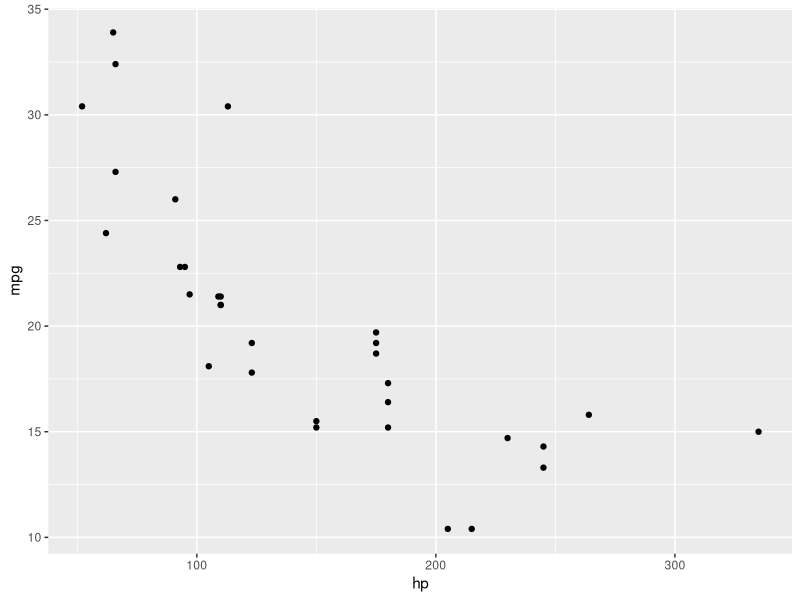
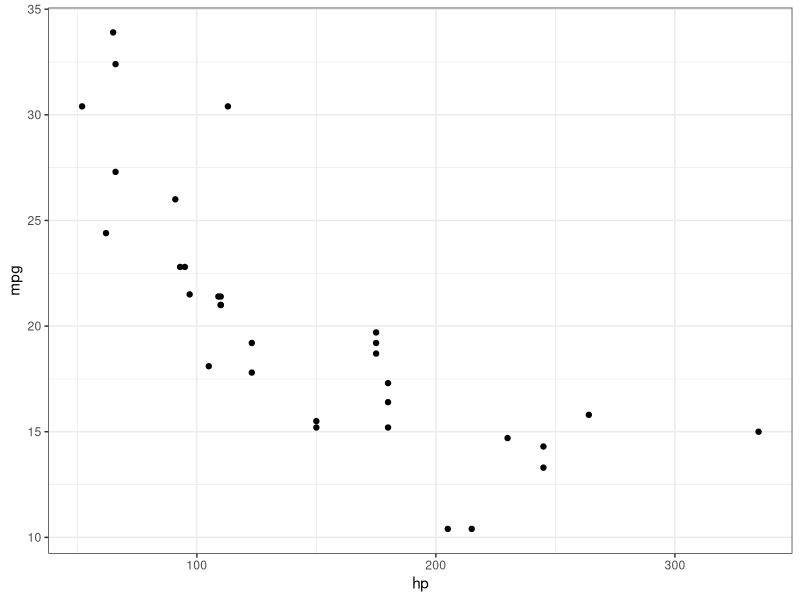
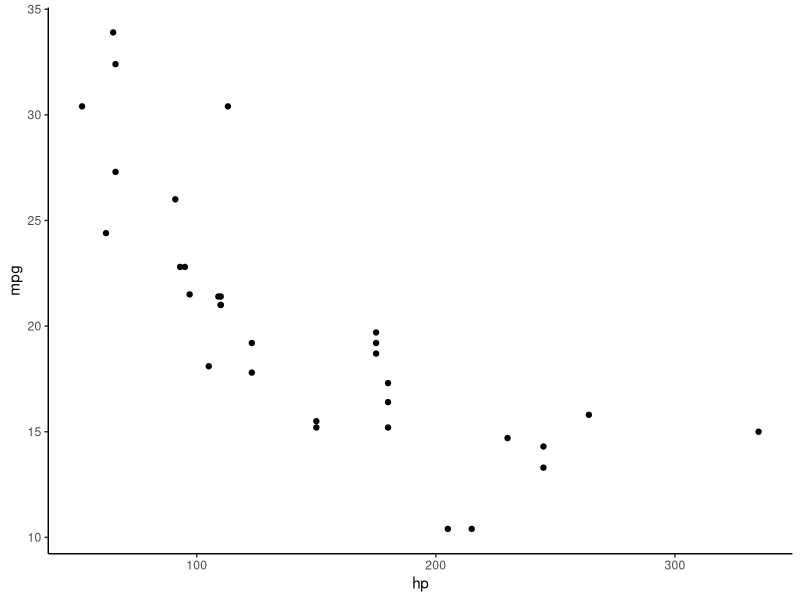
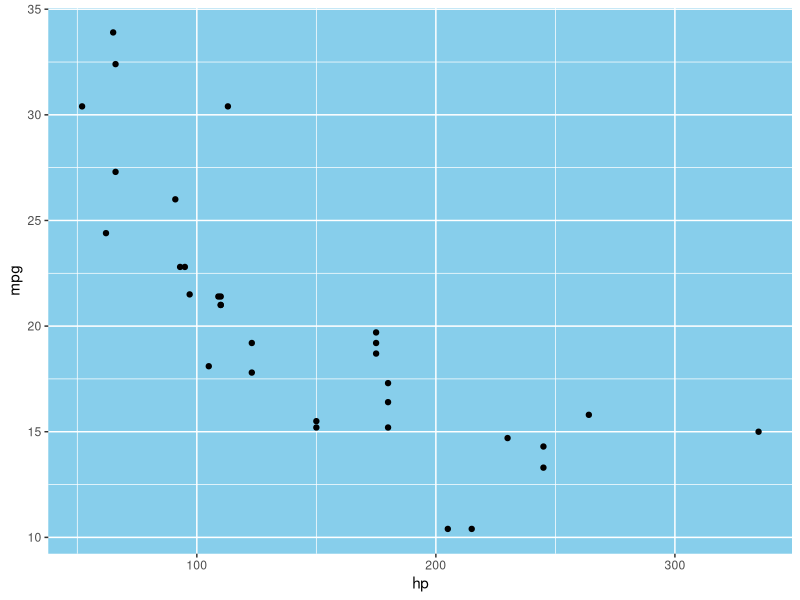
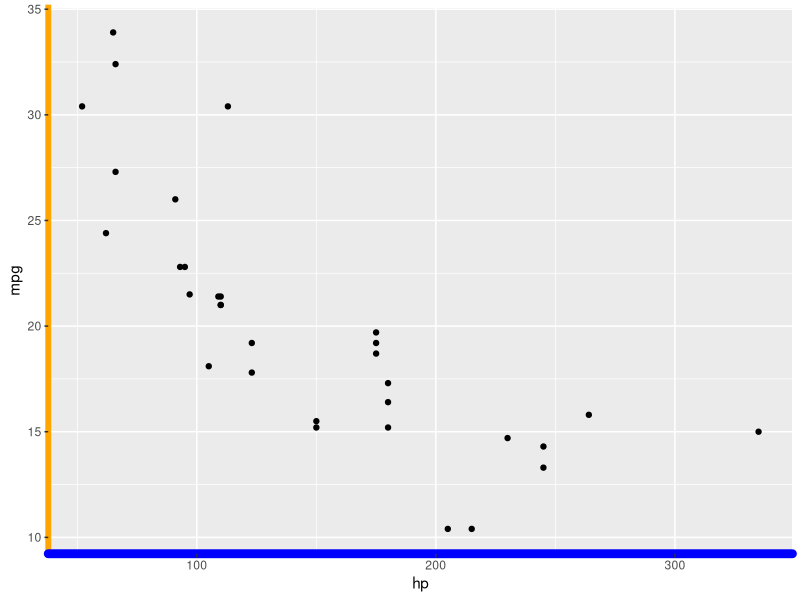
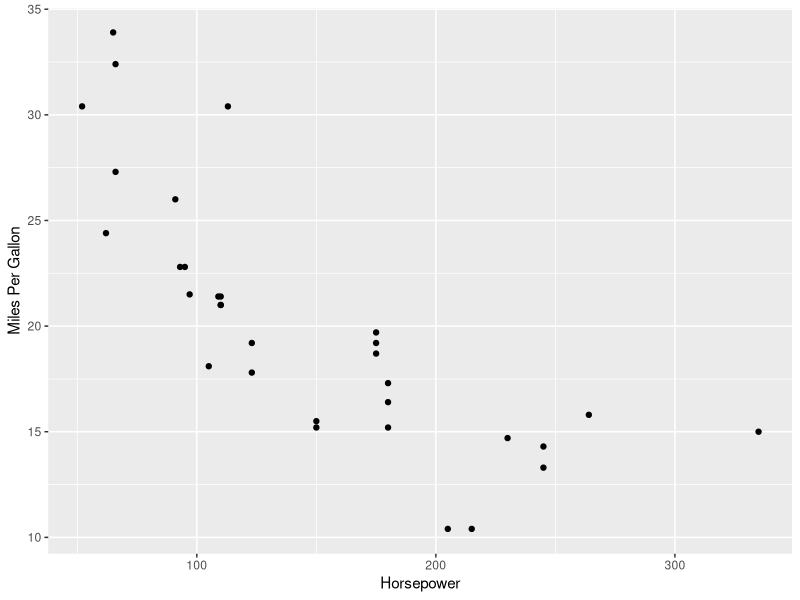

Here is the R script that generated these plots, in order:
## ---- chunk 1
knitr::opts_knit$set(root.dir = '../../../../')
knitr::opts_chunk$set(
  collapse = TRUE,
  comment = "#>",
  fig.height = 3,
  fig.width = 3,
  fig.align = "center"
)
## ---- chunk 2
library(ggplot2)
p <- ggplot(mtcars, aes(x = hp, y = mpg)) + geom_point()
p
## ---- chunk 3
p + theme_bw()
## ---- chunk 4
p + theme_classic()
## ---- chunk 5
p + theme(panel.background = element_rect(fill = "skyblue"))
## ---- chunk 6
p + theme(axis.line.x = element_line(color = "blue",
                                     size = 3,
                                     lineend = "round"),
          axis.line.y = element_line(color = "orange",
                                     size = 2,
                                     lineend = "square")
          )
## ---- chunk 7
p + labs(x = "Horsepower", y = "Miles Per Gallon")
